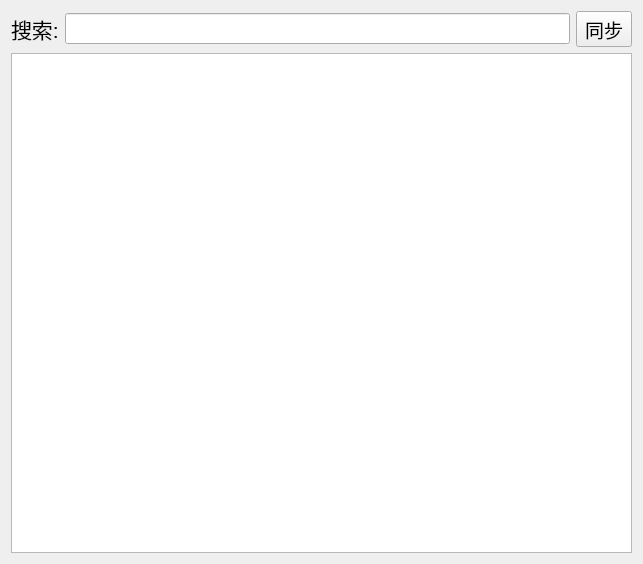
<?xml version="1.0" encoding="UTF-8"?>
<ui version="4.0">
 <class>MainWidget</class>
 <widget class="QWidget" name="MainWidget">
  <property name="geometry">
   <rect>
    <x>0</x>
    <y>0</y>
    <width>643</width>
    <height>564</height>
   </rect>
  </property>
  <property name="windowTitle">
   <string>CodeLib-Local</string>
  </property>
  <layout class="QVBoxLayout" name="verticalLayout">
   <item>
    <layout class="QHBoxLayout" name="horizontalLayout">
     <item>
      <widget class="QLabel" name="search">
       <property name="font">
        <font>
         <pointsize>16</pointsize>
        </font>
       </property>
       <property name="text">
        <string>搜索:</string>
       </property>
      </widget>
     </item>
     <item>
      <widget class="QLineEdit" name="keyword">
       <property name="sizePolicy">
        <sizepolicy hsizetype="Expanding" vsizetype="Fixed">
         <horstretch>0</horstretch>
         <verstretch>0</verstretch>
        </sizepolicy>
       </property>
       <property name="font">
        <font>
         <pointsize>14</pointsize>
        </font>
       </property>
      </widget>
     </item>
     <item>
      <widget class="QToolButton" name="sync">
       <property name="sizePolicy">
        <sizepolicy hsizetype="Preferred" vsizetype="Preferred">
         <horstretch>0</horstretch>
         <verstretch>0</verstretch>
        </sizepolicy>
       </property>
       <property name="font">
        <font>
         <pointsize>14</pointsize>
        </font>
       </property>
       <property name="text">
        <string>同步</string>
       </property>
      </widget>
     </item>
    </layout>
   </item>
   <item>
    <widget class="QListWidget" name="problems"/>
   </item>
  </layout>
 </widget>
 <resources/>
 <connections/>
</ui>
